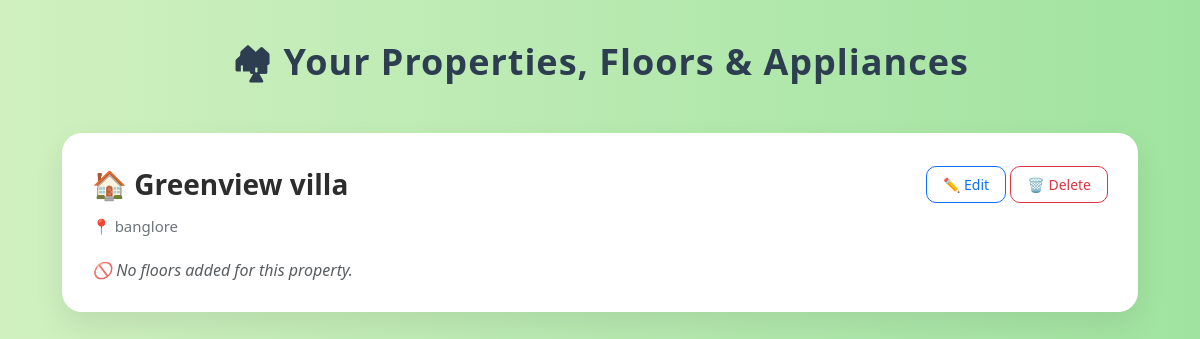
Before: /view_properties (signed in) with the older database file.
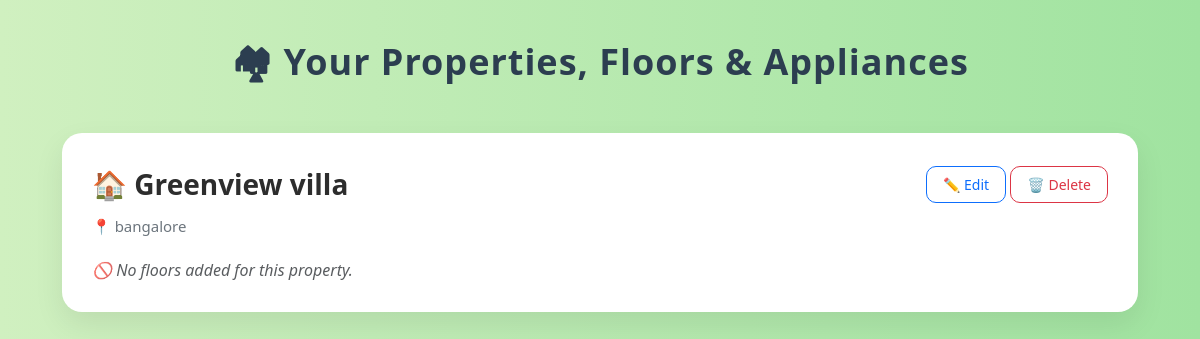
After: the same page with the newer database file.
### app/models.py (models this page shows)
class Property(Base):
    __tablename__ = "properties"
    id = Column(Integer, primary_key=True, index=True)
    name = Column(String(255), nullable=False)
    address = Column(String(255), nullable=False)
    property_type = Column(String(100), nullable=True)
    owner_id = Column(Integer, ForeignKey("users.id"))
    manager_id = Column(Integer, ForeignKey("users.id"), nullable=True)
    owner = relationship("User", back_populates="properties_owned", foreign_keys=[owner_id])
    manager = relationship("User", back_populates="properties_managed", foreign_keys=[manager_id])
    tenants = relationship("User", back_populates="properties_as_tenant", foreign_keys=[User.property_id])
    appliances = relationship("Appliance", back_populates="property", cascade="all, delete-orphan")
    floors = relationship("Floor", back_populates="property", cascade="all, delete-orphan")
    tenant_queries = relationship("TenantQuery", back_populates="property")
    issues = relationship("Issue", back_populates="property")
    __table_args__ = (UniqueConstraint('name', 'address', name='uix_name_address'),)

### app/routes/dashboard_routes.py (the view)
@router.get("/view_properties", response_class=HTMLResponse)
def view_properties(request: Request, user=Depends(get_current_user), db: Session = Depends(get_db)):
    if user.role != "owner":
        raise HTTPException(status_code=403, detail="Unauthorized")
    properties = crud.get_properties_by_owner(db, user.id)
    appliances_per_property = {}
    floors_per_property = {}
    for prop in properties:
        appliances = crud.get_appliances_by_property(db, prop.id)
        floors = crud.get_floors_by_property(db, prop.id)
        for floor in floors:
            floor.appliances = [appliance for appliance in appliances if appliance.floor_id == floor.id]
        appliances_per_property[prop.id] = appliances
        floors_per_property[prop.id] = floors
    return templates.TemplateResponse("view_properties.html", {
        "request": request,
        "user": user,
        "properties": properties,
        "appliances_per_property": appliances_per_property,
        "floors_per_property": floors_per_property
    })

### app/templates/view_properties.html (shortened to what this page needs)
<!DOCTYPE html>
<html lang="en">
<head>
  <link href="https://cdn.jsdelivr.net/npm/bootstrap@5.3.3/dist/css/bootstrap.min.css" rel="stylesheet">
</head>
<body>
  <div class="container">
    <h2 class="page-title">🏘 Your Properties, Floors & Appliances</h2>
    {% for property in properties %}
      <div class="property-card">
        <div class="property-header">
          <div class="property-title">🏠 {{ property.name }}</div>
          <div>
            <a href="/edit_property/{{ property.id }}" class="btn btn-sm btn-outline-primary">✏️ Edit</a>
            <form action="/delete_property/{{ property.id }}" method="post" class="d-inline" onsubmit="return confirm('Delete this property?');">
              <button type="submit" class="btn btn-sm btn-outline-danger">🗑️ Delete</button>
            </form>
          </div>
        </div>
        <div class="property-address">📍 {{ property.address }}</div>
        {% if floors_per_property[property.id] %}
          {% for floor in floors_per_property[property.id] %}
            <div class="floor-section">
              <div class="d-flex justify-content-between align-items-center mb-2">
                <div class="floor-title">🏢 Floor: {{ floor.floor_number|capitalize }}</div>
                <a href="/edit_floor/{{ floor.id }}" class="btn btn-sm btn-outline-success">✏️ Edit Floor</a>
              </div>
              {% if floor.appliances %}
                {% for appliance in floor.appliances %}
                  <div class="appliance-box">
                    <div class="d-flex align-items-center">
                      <img src="{% if appliance.front_image %}
                                   {{ url_for('static', path='uploads/' ~ appliance.front_image) }}
                                 {% else %}
                                   {{ url_for('static', path='uploads/default_appliance.jpg') }}
                                 {% endif %}"
                           alt="{{ appliance.name }} Front"
                           class="appliance-thumbnail">
                      <div class="flex-grow-1 ms-3">
                        <div class="d-flex justify-content-between align-items-center">
                          <div class="appliance-title">📺 {{ appliance.name }} ({{ appliance.model }})</div>
                          <div>
                            <a href="/edit_appliance/{{ appliance.id }}" class="btn btn-sm btn-outline-secondary">✏️ Edit</a>
                            <form action="/delete_appliance/{{ appliance.id }}" method="post" class="d-inline" onsubmit="return confirm('Delete this appliance?');">
                              <button type="submit" class="btn btn-sm btn-outline-danger">🗑️ Delete</button>
                            </form>
                          </div>
                        </div>
                        <div class="row mt-2">
                          <div class="col-md-6">
                            <strong>🎨 Color:</strong> {{ appliance.color }}<br>
                            <strong>⚙️ Status:</strong> {{ appliance.status }}
                          </div>
                          <div class="col-md-6">
                            <strong>📍 Location:</strong> {{ appliance.location }}<br>
                            <strong>📆 Warranty:</strong>
                              {% if appliance.warranty_expiry %}
                                {{ appliance.warranty_expiry.strftime('%b %d, %Y') }}
                              {% else %}
                                N/A
                              {% endif %}
                          </div>
                        </div>
                        <a href="/appliance/{{ appliance.id }}" class="btn btn-outline-primary w-100 mt-2">
                          View Details
                        </a>
                      </div>
                    </div>
                  </div>
                {% endfor %}
              {% else %}
                <div class="text-muted">🛠 No appliances on this floor.</div>
              {% endif %}
            </div>
          {% endfor %}
        {% else %}
          <div class="text-muted">🚫 No floors added for this property.</div>
        {% endif %}
      </div>
    {% endfor %}
  </div>
</body>
</html>

### app/templates/view_properties.html (style rules this page uses)
body { background: linear-gradient(to right, #d0f0c0, #a0e3a0); font-family: 'Segoe UI', Tahoma, Geneva, Verdana, sans-serif; padding: 40px 15px; margin: 0; }
.container { max-width: 1100px; margin: auto; }
h2.page-title { text-align: center; font-size: 36px; font-weight: bold; margin-bottom: 50px; color: #2c3e50; letter-spacing: 1px; }
.property-card { background-color: #ffffff; border-radius: 20px; box-shadow: 0 12px 30px rgba(0, 0, 0, 0.08); padding: 30px; margin-bottom: 40px; transition: transform 0.3s ease, box-shadow 0.3s ease; }
.property-header { display: flex; justify-content: space-between; align-items: center; margin-bottom: 10px; }
.property-title { font-size: 28px; font-weight: 700; color: #2d2d2d; }
.property-address { font-size: 15px; color: #6c757d; margin-bottom: 20px; }
.btn-outline-primary, .btn-outline-danger, .btn-outline-success, .btn-outline-secondary { border-radius: 10px; padding: 7px 16px; font-size: 14px; transition: all 0.3s ease; }
.text-muted { font-style: italic; color: #7a7a7a; }

Changed rows visible on the page:
changed Property "Greenview villa": address "banglore" → "bangalore"
